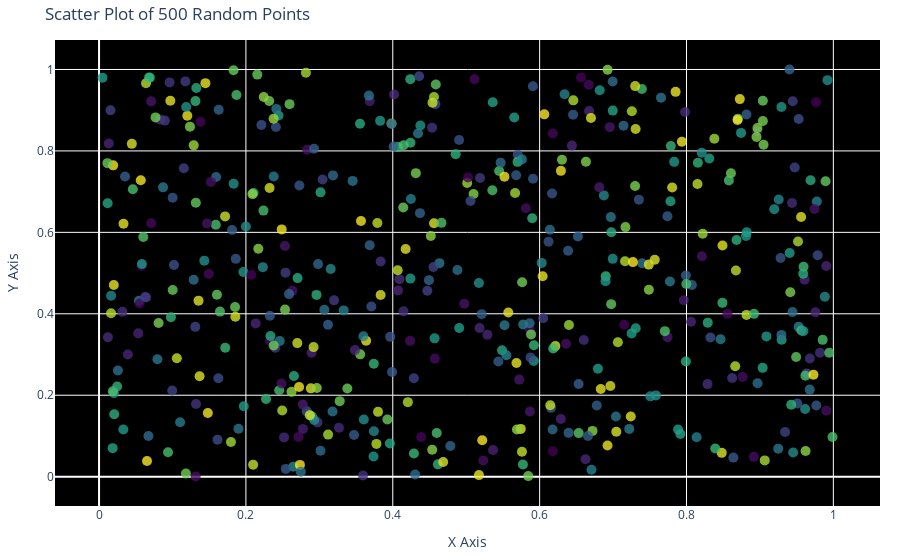

Notebook cell for this chart:
### Markdown cell above
<h1>Q3.</h1> Write a program to draw a scatter plot for random 500 x and y coordinates and style it

### Code cell
import plotly.graph_objects as go
import numpy as np

# Generate random data
np.random.seed(0)  # For reproducibility
x = np.random.rand(500)
y = np.random.rand(500)

# Create the scatter plot
fig = go.Figure()

fig.add_trace(go.Scatter(
    x=x,
    y=y,
    mode='markers',  # Scatter plot
    marker=dict(
        size=10,  # Size of the markers
        color=np.random.rand(500),  # Color based on random values
        colorscale='Viridis',  # Color scale
        opacity=0.8  # Marker opacity
    ),
    text=[f'Point {i}' for i in range(500)],  # Hover text
    hoverinfo='text',  # Display hover text
))       

# Update layout with titles and axis labels
fig.update_layout(
    title='Scatter Plot of 500 Random Points',
    xaxis_title='X Axis',
    yaxis_title='Y Axis',
    plot_bgcolor='black',  # Background color of the plot area
    paper_bgcolor='white',  # Background color of the paper
    margin=dict(l=40, r=20, t=40, b=20)  # Margins
)

# Show the plot
fig.show()

### Figure 1 — Plotly figure (JSON) as saved in the notebook; plotly's stock layout.template omitted (floating-point values rounded to 4 significant figures; data arrays with more than 128 entries replaced by an {"elided": "..."} marker saying what was removed)
{"data": [{"hoverinfo": "text", "marker": {"color": {"elided": "500 float values"}, "colorscale": [[0, "#440154"], [0.1111, "#482878"], [0.2222, "#3e4989"], [0.3333, "#31688e"], [0.4444, "#26828e"], [0.5556, "#1f9e89"], [0.6667, "#35b779"], [0.7778, "#6ece58"], [0.8889, "#b5de2b"], [1, "#fde725"]], "opacity": 0.8, "size": 10}, "mode": "markers", "text": {"elided": "500 str values"}, "type": "scatter", "x": {"elided": "500 float values"}, "y": {"elided": "500 float values"}}], "layout": {"margin": {"b": 20, "l": 40, "r": 20, "t": 40}, "paper_bgcolor": "white", "plot_bgcolor": "black", "title": {"text": "Scatter Plot of 500 Random Points"}, "xaxis": {"title": {"text": "X Axis"}}, "yaxis": {"title": {"text": "Y Axis"}}}}
